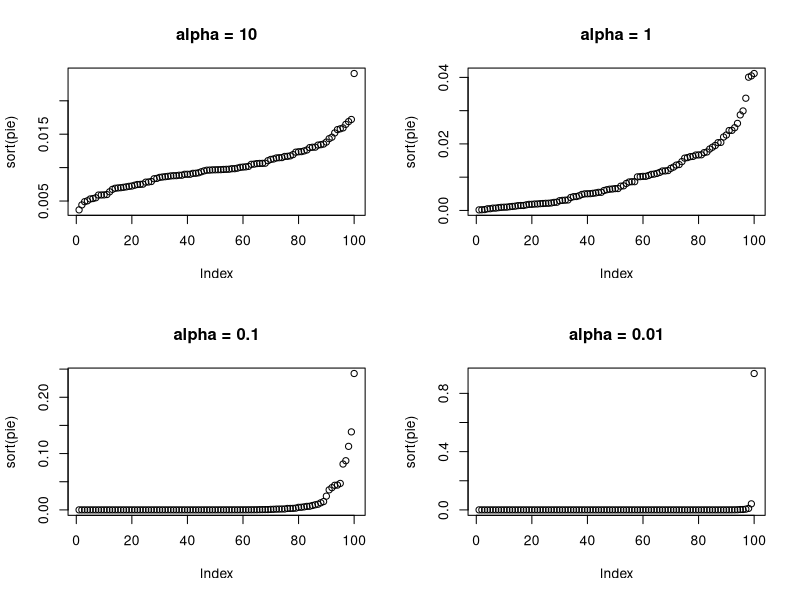

The R source for this figure:

#required library

library(MCMCpack)

#sample dirichlet distribution

pi = matrix(NA, nrow = 5, ncol=100)

z = matrix(NA, nrow = 5, ncol=10)

for (i in 1:5){

  pi[i,] <- rdirichlet(1,c(rep(10,100)))
  z[i,] <- sample(1:100, size =10, prob = pi[i,], replace = T) 
}

rownames(z) <- c("run1", "run2", "run3", "run4", "run5")


###########################################
# repeat with alph = (1,1,...,1)

pi = matrix(NA, nrow = 5, ncol=100)

z = matrix(NA, nrow = 5, ncol=10)

for (i in 1:5){
  
  pi[i,] <- rdirichlet(1,c(rep(1,100)))
  z[i,] <- sample(1:100, size =10, prob = pi[i,], replace = T) 
}

rownames(z) <- c("run1", "run2", "run3", "run4", "run5")


###########################################
# repeat with alph = (0.1,0.1,...,0.1)

pi = matrix(NA, nrow = 5, ncol=100)

z = matrix(NA, nrow = 5, ncol=10)

for (i in 1:5){
  
  pi[i,] <- rdirichlet(1,c(rep(0.1,100)))
  z[i,] <- sample(1:100, size =10, prob = pi[i,], replace = T) 
}

rownames(z) <- c("run1", "run2", "run3", "run4", "run5")

###########################################
# repeat with alph = (0.01,0.01,...,0.01)

pi = matrix(NA, nrow = 5, ncol=100)

z = matrix(NA, nrow = 5, ncol=10)

for (i in 1:5){
  
  pi[i,] <- rdirichlet(1,c(rep(0.01,100)))
  z[i,] <- sample(1:100, size =10, prob = pi[i,], replace = T) 
}

rownames(z) <- c("run1", "run2", "run3", "run4", "run5")

##################
#plots

par(mfrow = c(2,2))

pie = rdirichlet(1,c(rep(10,100)))
plot(sort(pie))
title(main = "alpha = 10")

pie = rdirichlet(1,c(rep(1,100)))
plot(sort(pie))
title(main = "alpha = 1")

pie = rdirichlet(1,c(rep(0.1,100)))
plot(sort(pie))
title(main = "alpha = 0.1")

pie = rdirichlet(1,c(rep(0.01,100)))
plot(sort(pie))
title(main = "alpha = 0.01")
